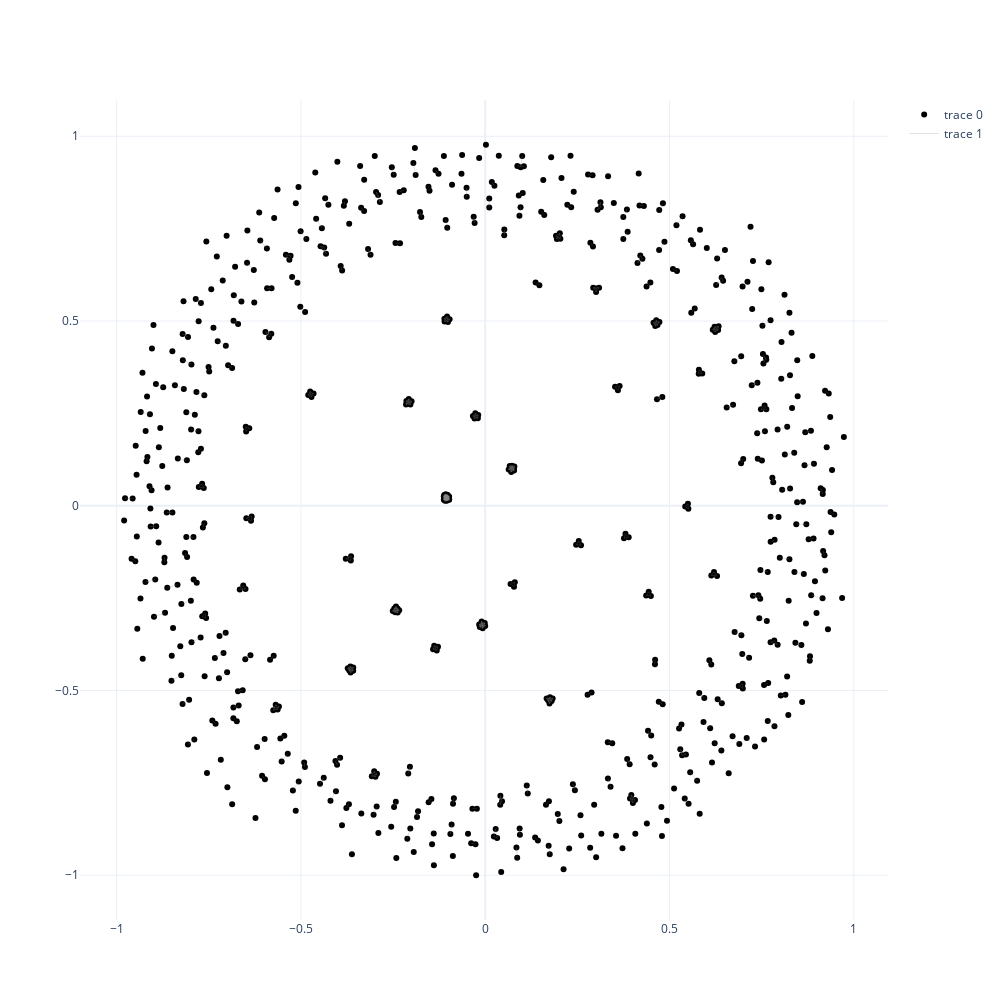

The code cell stored with this chart in its notebook:
### Code cell
plot_network(all_sg)

### Figure 1 — Plotly figure (JSON) as saved in the notebook; plotly's stock layout.template omitted (floating-point values rounded to 4 significant figures; data arrays with more than 128 entries replaced by an {"elided": "..."} marker saying what was removed)
{"data": [{"marker": {"color": {"elided": "670 str values"}}, "mode": "markers", "type": "scatter", "x": {"elided": "670 float values"}, "y": {"elided": "670 float values"}}, {"line": {"color": "#888", "width": 0.25}, "mode": "lines", "type": "scatter", "x": {"elided": "1752 float values"}, "y": {"elided": "1752 float values"}}], "layout": {"height": 1000, "width": 1000}}
